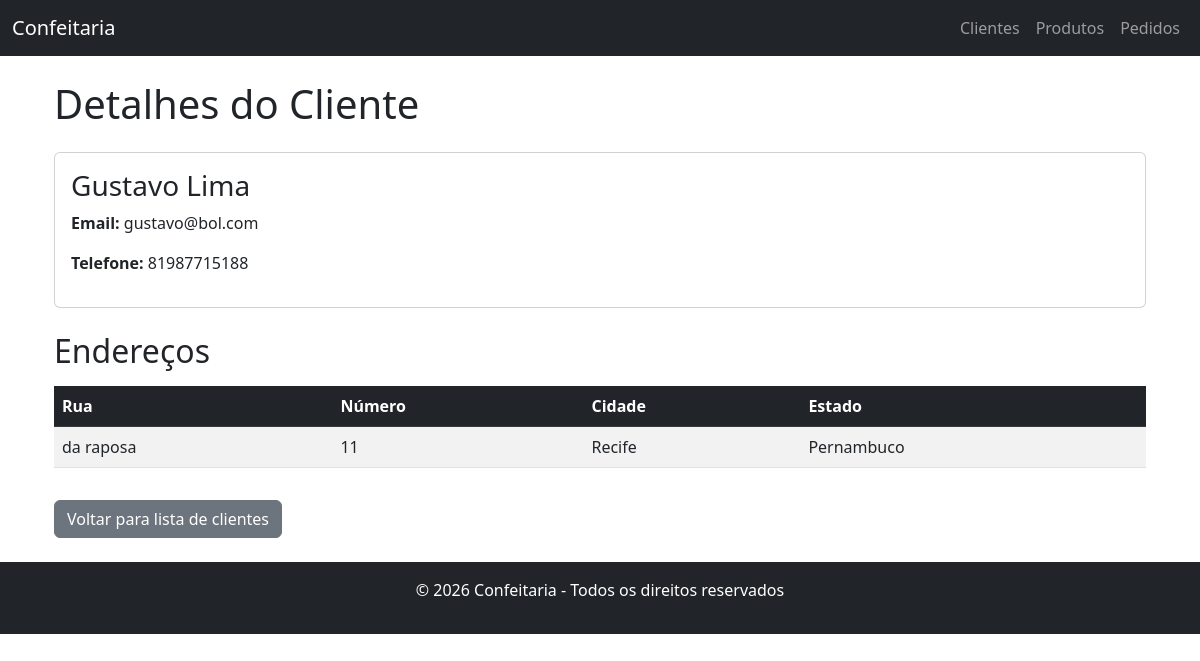
Page /clientes/1/ on the committed database.
### clientes/models.py (models this page shows, shortened)
class Cliente(models.Model):
    nome = models.CharField(max_length=100)
    telefone = models.CharField(max_length=20, blank=True, null=True)
    email = models.EmailField(unique=True)

### enderecos/models.py (models this page shows, shortened)
class Endereco(models.Model):
    cliente = models.ForeignKey(
          Cliente,
          on_delete=models.CASCADE,
          related_name='enderecos',
          null=True,
          blank=True
          )
    rua = models.CharField(max_length= 100 )
    numero = models.CharField(max_length=10)
    bairro = models.CharField (max_length=50)
    complemento = models.CharField(max_length=100, blank=True, null=True)
    cidade = models.CharField(max_length=100)
    estado = models.CharField(max_length=100)
    cep = models.CharField(max_length= 10)

### clientes/views.py (the view)
# urls.py: path('<int:id>/', views.detalhe_cliente, name='detalhe_clientes'),
def detalhe_cliente(request, id):
    cliente = get_object_or_404(Cliente, id=id)
    enderecos = cliente.enderecos.all()
    return render(request, 'clientes/detalhe_clientes.html', {
        'cliente': cliente,
        'enderecos': enderecos
        })

### templates/clientes/detalhe_clientes.html
{% extends "base.html" %}
{% block content %}
<div class="container mt-4">
    <h1 class="mb-4">Detalhes do Cliente</h1>
    <div class="card mb-4">
        <div class="card-body">
            <h3 class="card-title">{{ cliente.nome }}</h3>
            <p><strong>Email:</strong> {{ cliente.email }}</p>
            <p><strong>Telefone:</strong> {{ cliente.telefone }}</p>
        </div>
    </div>
    <h2 class="mb-3">Endereços</h2>
    <table class="table table-striped table-hover">
        <thead class="table-dark">
            <tr>
                <th>Rua</th>
                <th>Número</th>
                <th>Cidade</th>
                <th>Estado</th>
            </tr>
        </thead>
        <tbody>
            {% for endereco in enderecos %}
            <tr>
                <td>{{ endereco.rua }}</td>
                <td>{{ endereco.numero }}</td>
                <td>{{ endereco.cidade }}</td>
                <td>{{ endereco.estado }}</td>
            </tr>
            {% empty %}
            <tr>
                <td colspan="4" class="text-center">Esse cliente não possui endereços cadastrados.</td>
            </tr>
            {% endfor %}
        </tbody>
    </table>
    <a href="{% url 'lista_clientes' %}" class="btn btn-secondary mt-3">Voltar para lista de clientes</a>
</div>
{% endblock %}

### rows in the picture
Cliente: nome "Gustavo Lima", email "gustavo@bol.com", telefone "81987715188"
Endereco: rua "da raposa", numero "11", cidade "Recife", estado "Pernambuco"

### other values in the picture
{{ year|default:"2026" }} "2026"
